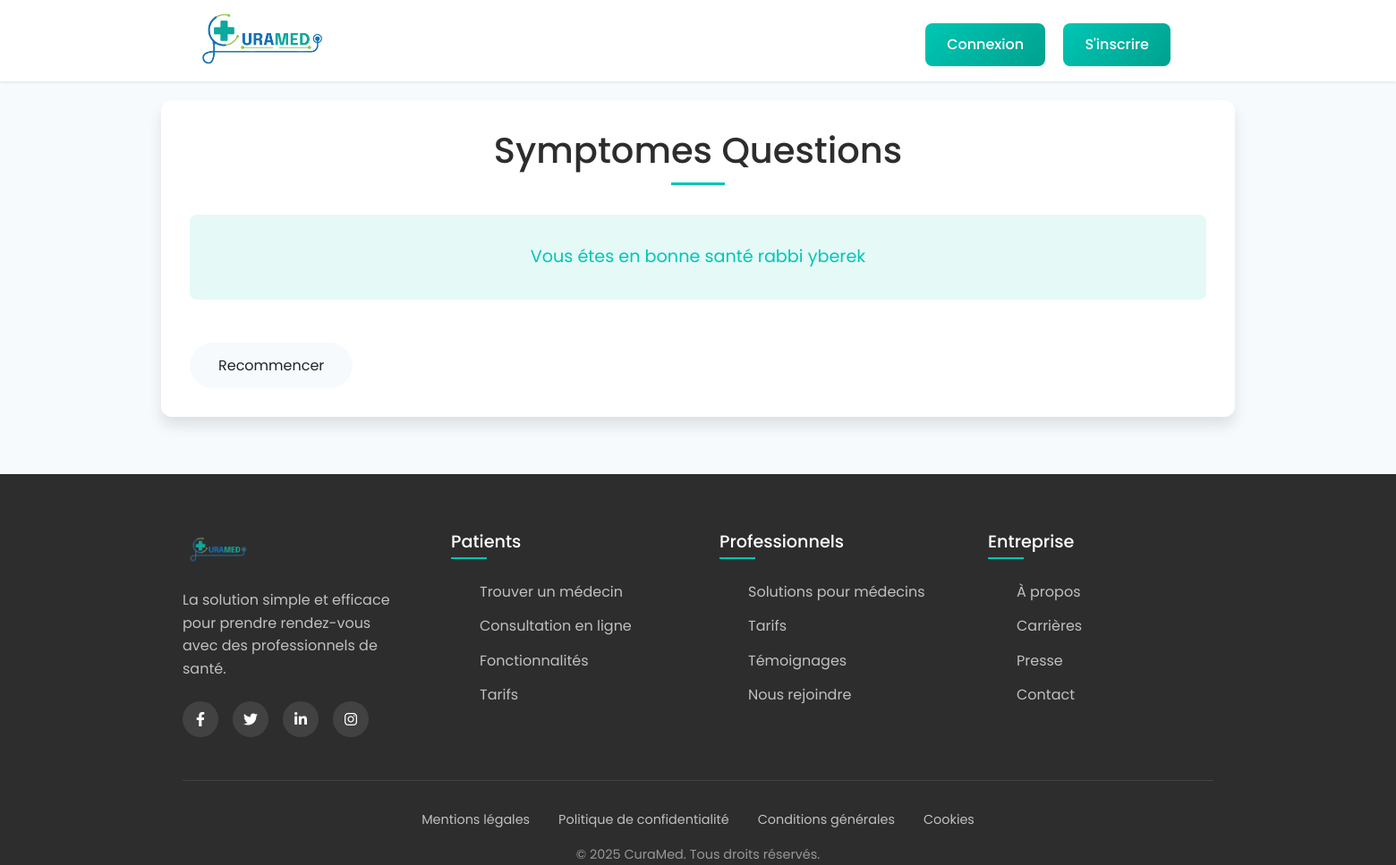
Before: /test.php with the older database file.
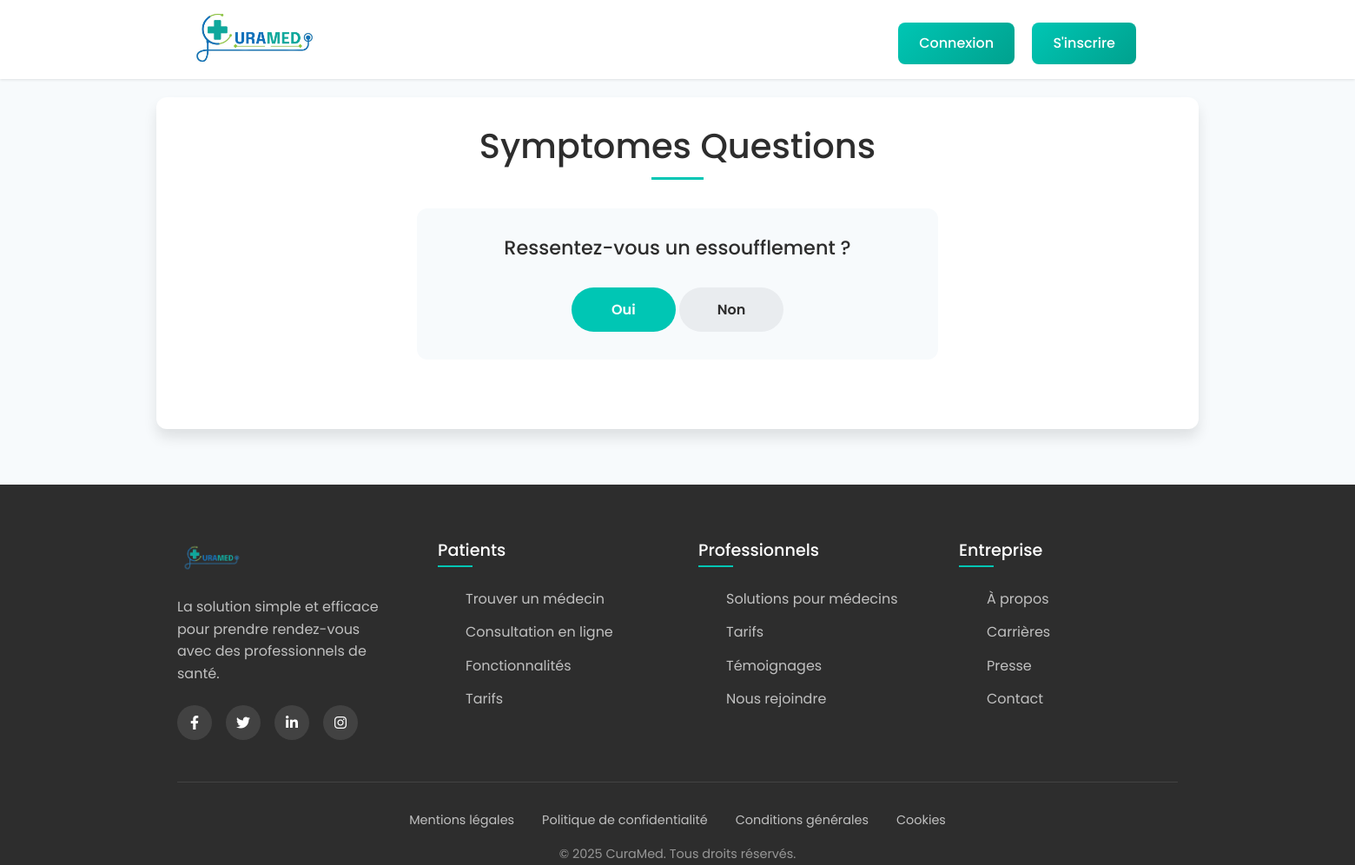
After: the same page with the newer database file.
### tables this page shows
CREATE TABLE `questions` (
  `id_question` int(11) NOT NULL,
  `id_symptome` int(11) NOT NULL,
  `question` varchar(100) NOT NULL
);

### test.php (the view, shortened to what the changed rows need)
<?php
$conn = new mysqli("localhost", "root", "", "curamed");
$diseases = [];
$asked = [];
$results = [];
$showResults = false;
if ($_SERVER['REQUEST_METHOD'] === 'POST') {
    $diseases = json_decode($_POST['diseases'], true);
    $asked = json_decode($_POST['asked'], true);
    $answer = $_POST['answer'];
    $currentSymptom = $_POST['symptom_id'];
    if ($currentSymptom && $answer) {
        $diseases = array_filter($diseases, function($disease) use ($currentSymptom, $answer) {
            $hasSymptom = in_array($currentSymptom, $disease['symptomes']);
            return ($answer === 'yes') ? $hasSymptom : !$hasSymptom;
        });
        $diseases = array_values($diseases);
        if($answer==="yes"){
        $asked[] = $currentSymptom;}
        if (count($diseases) <1 && count($asked)!=0) {
            $results = $diseases;
            $showResults = true;
        }
    }
} else {
    $sql = "SELECT id_maladie, GROUP_CONCAT(id_symptome) AS symptomes FROM maladi_symtome GROUP BY id_maladie;";
    $res = mysqli_query($conn, $sql);
    while ($row = mysqli_fetch_assoc($res)) {
        $diseases[] = [
            'id' => $row['id_maladie'],
            'symptomes' => explode(',', $row['symptomes'])
        ];
    }
}
$nextSymptom = null;
$symptomCounts = [];
foreach ($diseases as $disease) {
    foreach ($disease['symptomes'] as $symptom) {
        if (!in_array($symptom, $asked)) {
            $symptomCounts[$symptom] = ($symptomCounts[$symptom] ?? 0) + 1;
        }
    }
}
if (!empty($symptomCounts)) {
    arsort($symptomCounts);
    $nextSymptom = key($symptomCounts);
}
?>
<!DOCTYPE html>
<html>
<html lang="fr">
<head>
    <link rel="stylesheet" href="https://cdn.jsdelivr.net/npm/bootstrap@5.3.0/dist/css/bootstrap.min.css">
    <link rel="stylesheet" href="https://cdnjs.cloudflare.com/ajax/libs/font-awesome/6.0.0/css/all.min.css">
    <link href="https://cdn.jsdelivr.net/npm/bootstrap-icons@1.10.5/font/bootstrap-icons.css" rel="stylesheet">
    <link rel="stylesheet" href="styles/home.css">
</head>
<body>
    <section class="hero3"><h1></h1></section>
  <section class="hero2">
    <h1>Symptomes Questions</h1>
    <?php if ($showResults || empty($diseases)): ?>
        <?php if (!empty($results)): ?>
            <h3>Possible Diseases:</h3>
            <ul>
                <?php foreach ($results as $result): ?>
                    <li>Disease : <?php $res=mysqli_query($conn,"SELECT nom,specialite from maladies where id_maladie=".$result['id']);
                        $row=mysqli_fetch_assoc($res);
                        echo $result['id'];
                        echo"  ";
                        echo $row['nom'];
                        echo"  ";
                        echo $row['specialite'];?></li>
                <?php endforeach; ?>
            </ul>
        <?php else: ?>
            <p>Vous étes en bonne santé rabbi yberek</p>
        <?php endif; ?>
        <a href="test.php">Recommencer</a>
    <?php elseif ($nextSymptom): ?>
        <?php
        $sql = "SELECT question FROM questions WHERE id_symptome = " . (int)$nextSymptom;
        $res = mysqli_query($conn, $sql);
        $question = mysqli_fetch_assoc($res)['question'] ?? 'Unknown question';
        ?>
        <form method="POST">
            <h3><?= htmlspecialchars($question) ?></h3>
            <button type="submit" name="answer" value="yes">Oui</button>
            <button type="submit" name="answer" value="no">Non</button>
        </form>
    <?php endif; ?>
    </section>
</body>
</html>

Changed rows visible on the page:
added questions: question "Ressentez-vous un essoufflement ?"
Other visible differences:
text no longer shown: "Vous étes en bonne santé rabbi yberek Recommencer"
text now shown: "Oui Non"
